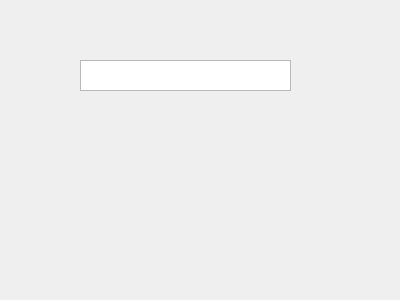
<?xml version="1.0" encoding="UTF-8"?>
<ui version="4.0">
 <class>Form</class>
 <widget class="QWidget" name="Form">
  <property name="geometry">
   <rect>
    <x>0</x>
    <y>0</y>
    <width>400</width>
    <height>300</height>
   </rect>
  </property>
  <property name="windowTitle">
   <string>Form</string>
  </property>
  <widget class="QTextEdit" name="moveDelayEdit">
   <property name="geometry">
    <rect>
     <x>80</x>
     <y>60</y>
     <width>211</width>
     <height>31</height>
    </rect>
   </property>
  </widget>
 </widget>
 <resources/>
 <connections/>
</ui>
